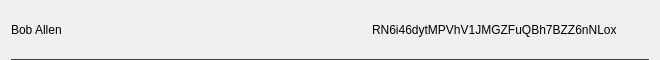
<?xml version="1.0" encoding="UTF-8"?>
<ui version="4.0">
 <class>AddressLabelRow</class>
 <widget class="QWidget" name="AddressLabelRow">
  <property name="geometry">
   <rect>
    <x>0</x>
    <y>0</y>
    <width>660</width>
    <height>60</height>
   </rect>
  </property>
  <property name="minimumSize">
   <size>
    <width>0</width>
    <height>60</height>
   </size>
  </property>
  <property name="windowTitle">
   <string>Form</string>
  </property>
  <layout class="QVBoxLayout" name="verticalLayout">
   <property name="spacing">
    <number>0</number>
   </property>
   <property name="topMargin">
    <number>0</number>
   </property>
   <property name="bottomMargin">
    <number>0</number>
   </property>
   <item>
    <widget class="QWidget" name="rowContainer" native="true">
     <property name="styleSheet">
      <string notr="true"/>
     </property>
     <layout class="QHBoxLayout" name="horizontalLayout">
      <property name="spacing">
       <number>0</number>
      </property>
      <property name="leftMargin">
       <number>0</number>
      </property>
      <property name="topMargin">
       <number>0</number>
      </property>
      <property name="rightMargin">
       <number>0</number>
      </property>
      <property name="bottomMargin">
       <number>0</number>
      </property>
      <item>
       <widget class="QLabel" name="lblLabel">
        <property name="styleSheet">
         <string notr="true"/>
        </property>
        <property name="text">
         <string>Bob Allen</string>
        </property>
       </widget>
      </item>
      <item>
       <spacer name="horizontalSpacer">
        <property name="orientation">
         <enum>Qt::Horizontal</enum>
        </property>
        <property name="sizeHint" stdset="0">
         <size>
          <width>40</width>
          <height>20</height>
         </size>
        </property>
       </spacer>
      </item>
      <item>
       <widget class="QLabel" name="lblAddress">
        <property name="styleSheet">
         <string notr="true"/>
        </property>
        <property name="text">
         <string>RN6i46dytMPVhV1JMGZFuQBh7BZZ6nNLox</string>
        </property>
       </widget>
      </item>
      <item>
       <widget class="QPushButton" name="btnMenu">
        <property name="styleSheet">
         <string notr="true">border:none; background-color:transparent;</string>
        </property>
        <property name="text">
         <string/>
        </property>
        <property name="icon">
         <iconset resource="resource.qrc">
          <normaloff>://ic-menu-hover</normaloff>://ic-menu-hover</iconset>
        </property>
        <property name="iconSize">
         <size>
          <width>24</width>
          <height>24</height>
         </size>
        </property>
       </widget>
      </item>
     </layout>
    </widget>
   </item>
   <item>
    <widget class="QLabel" name="lblDivisory">
     <property name="minimumSize">
      <size>
       <width>0</width>
       <height>1</height>
      </size>
     </property>
     <property name="maximumSize">
      <size>
       <width>16777215</width>
       <height>1</height>
      </size>
     </property>
     <property name="styleSheet">
      <string notr="true">background-color:#3c3c3b;</string>
     </property>
     <property name="text">
      <string/>
     </property>
     <property name="alignment">
      <set>Qt::AlignBottom|Qt::AlignLeading|Qt::AlignLeft</set>
     </property>
    </widget>
   </item>
  </layout>
 </widget>
 <resources>
  <include location="resource.qrc"/>
 </resources>
 <connections/>
</ui>
